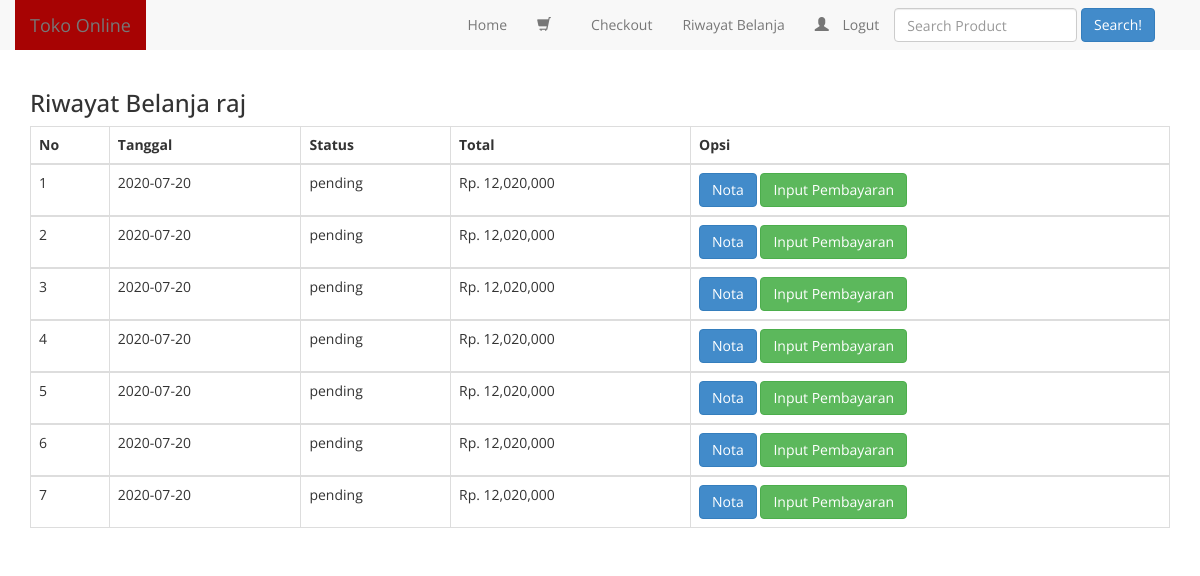
Page /riwayatbelanja.php (signed in) on the committed database.
### tables this page shows
CREATE TABLE `pembelian` (
  `id_pembelian` int(11) NOT NULL,
  `id_pelanggan` int(11) NOT NULL,
  `id_ongkir` int(11) NOT NULL,
  `nama_kota` varchar(100) NOT NULL,
  `alamat` varchar(200) NOT NULL,
  `tarif` int(11) NOT NULL,
  `tanggal_pembelian` date NOT NULL,
  `total_pembelian` int(11) NOT NULL,
  `status_pembelian` varchar(250) NOT NULL DEFAULT 'pending',
  `resi_pengiriman` varchar(100) NOT NULL
);

### riwayatbelanja.php (the view, shortened to what this page needs)
<?php
include "koneksi.php";
?>
<!DOCTYPE html>
<html xmlns="http://www.w3.org/1999/xhtml">
<head>
    <link href="admin/assets/css/bootstrap.css" rel="stylesheet" />
    <link href="assets/css/font-awesome.css" rel="stylesheet" />
    <link href="assets/js/morris/morris-0.4.3.min.css" rel="stylesheet" />
    <link href="assets/css/custom.css" rel="stylesheet" />
</head>
<body>
    <?php include 'menu.php'; ?>
    <section>
        <div class="container">
            <h3>Riwayat Belanja <?= $_SESSION["pelanggan"]["nama_pelanggan"]; ?></h3>
            <table class="table table-bordered">
                <thead>
                    <th>No</th>
                    <th>Tanggal</th>
                    <th>Status</th>
                    <th>Total</th>
                    <th>Opsi</th>
                </thead>
                <?php
                $id_pelanggan = $_SESSION["pelanggan"]["id_pelanggan"];
                $ambil = $koneksi->query("SELECT * FROM pembelian WHERE id_pelanggan = '$id_pelanggan'");
                $nomor = 1;
                while ($pecah = $ambil->fetch_assoc()) {
                ?>
                    <tbody>
                        <td><?= $nomor; ?></td>
                        <td><?= $pecah["tanggal_pembelian"]; ?></td>
                        <td>
                            <?= $pecah["status_pembelian"]; ?>
                            <br>
                        </td>
                        <td>Rp. <?= number_format($pecah["total_pembelian"]); ?></td>
                        <td>
                            <a href="nota.php?id=<?= $pecah["id_pembelian"]; ?>" class="btn btn-primary">Nota</a>
                            <?php if ($pecah["status_pembelian"] == "pending") : ?>
                                <a href="pembayaran.php?id=<?= $pecah["id_pembelian"]; ?>" class="btn btn-success">Input Pembayaran</a>
                            <?php else : ?>
                                <a class="btn btn-warning" href="lihat_pembayaran.php?id=<?= $pecah["id_pembelian"]; ?>">Lihat Pembayaran</a>
                            <?php endif  ?>
                        </td>
                    </tbody>
                    <?php $nomor++; ?>
                <?php } ?>
            </table>
        </div>
    </section>
</body>
</html>

### admin/assets/css/custom.css (style rules this page uses)
body { font-family: 'Open Sans', sans-serif; }

### rows in the picture
pembelian: tanggal_pembelian "2020-07-20", status_pembelian "pending", total_pembelian "12,020,000"
pembelian: tanggal_pembelian "2020-07-20", status_pembelian "pending", total_pembelian "12,020,000"
pembelian: tanggal_pembelian "2020-07-20", status_pembelian "pending", total_pembelian "12,020,000"
pembelian: tanggal_pembelian "2020-07-20", status_pembelian "pending", total_pembelian "12,020,000"
pembelian: tanggal_pembelian "2020-07-20", status_pembelian "pending", total_pembelian "12,020,000"
pembelian: tanggal_pembelian "2020-07-20", status_pembelian "pending", total_pembelian "12,020,000"
pembelian: tanggal_pembelian "2020-07-20", status_pembelian "pending", total_pembelian "12,020,000"

### other values in the picture
$_SESSION["pelanggan"]["nama_pelanggan"] "raj"
